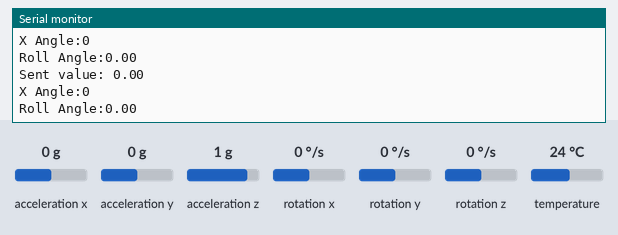
The sketch below on a simulated ESP8266 (NodeMCU). Shown: the last lines printed to the serial monitor. The test bench sets the inputs (shaded band); at power-on: acceleration y 0 g, acceleration z 1 g, acceleration x 0 g, rotation x 0 °/s, rotation y 0 °/s, rotation z 0 °/s, temperature 24 °C. WiFi joins after 1.5 s; servers stay silent unless stated.

Above: at 2.7 s.
2.8 s: acceleration y set to -1.4 g
At 3.18 s:
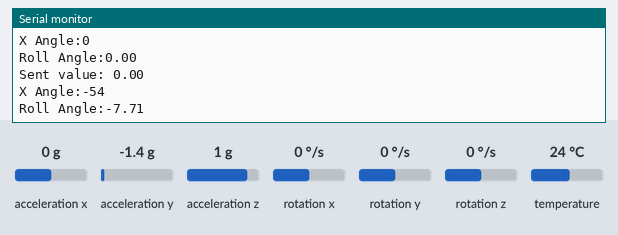
4.3 s: acceleration z set to -1.4 g
At 4.44 s:
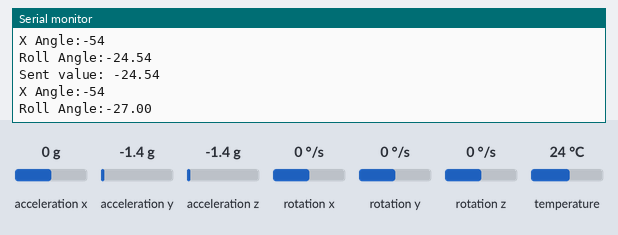
5.8 s: acceleration y set to -0.8 g
At 5.95 s:
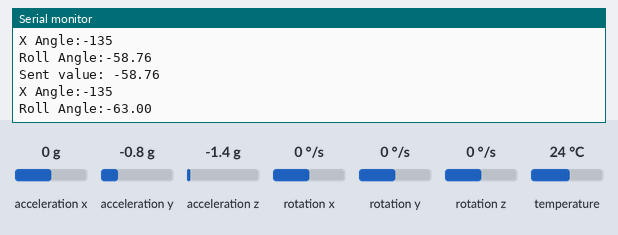
Timing chart, 0 to 8.8 s (numbered marks = the images above; inputs shaded):
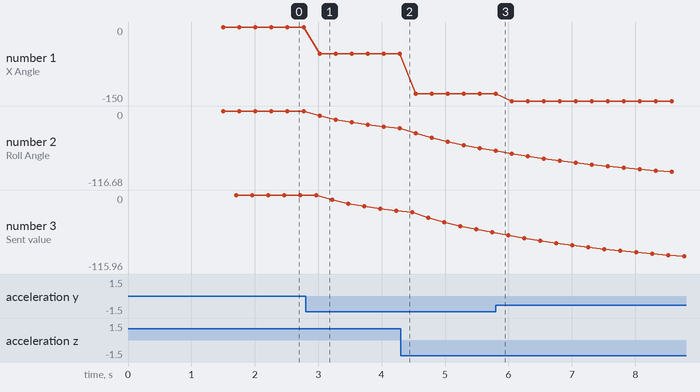

Measured:
- after the input at 2.8 s, the serial monitor: prints a new line after 0.22 s (image 1)
- plotted number 1: 0 → -54 after the input at 2.8 s, -54 → -135 after the input at 4.3 s
- plotted number 2: 0 → -27 after the input at 2.8 s, -27 → -63 after the input at 4.3 s
- plotted number 3: 0 → -24.54 after the input at 2.8 s, -24.54 → -58.76 after the input at 4.3 s

The sketch:

Transmitter.ino
```cpp
#include <Adafruit_MPU6050.h>
#include <Adafruit_Sensor.h>
#include <Kalman.h>
#include <ESP8266WiFi.h>

#define ssid  ""
#define pwsd  ""
const int httpPort = 80;
const char* host = "";  // Server IP address

// Create instances for Kalman filter
Kalman kalmanRoll;

// Create instances for Mpu6050 Sensor
Adafruit_MPU6050 mpu;

// WifiClient instance
WiFiClient client;

// Time step
unsigned long lastTime;
unsigned long currentTime = micros();
float dt;
double x;
double y;
double z;

void setup() {
    Serial.begin(115200);
    Serial.println();
    Serial.println();
    Serial.print("Connecting to ");
    Serial.println(ssid);

    WiFi.mode(WIFI_STA);
    WiFi.begin(ssid, pwsd);

    while (WiFi.status() != WL_CONNECTED) {
        delay(500);
        Serial.print(".");
    }

    Serial.println("");
    Serial.println("WiFi connected");
    Serial.println("IP address: ");
    Serial.println(WiFi.localIP());

    // Try to initialize!
  if (!mpu.begin()) {
    Serial.println("Failed to find MPU6050 chip");
    while (1) {
      mpu.begin();
    }
  }

  // Initialize the Kalman filter
  kalmanRoll.setAngle(0); // Starting angle

  // Initialize time
  lastTime = micros();

  //setupt motion detection
  mpu.setAccelerometerRange(MPU6050_RANGE_2_G);
  mpu.setGyroRange(MPU6050_RANGE_250_DEG);
  mpu.setFilterBandwidth(MPU6050_BAND_21_HZ);
}

void loop() {

  // Calculate the time step

  dt = (currentTime - lastTime) / 1000000.0;
  lastTime = currentTime;

  /* Get new sensor events with the readings */
  sensors_event_t a, g, temp;
  mpu.getEvent(&a, &g, &temp);

  float accelX = a.acceleration.x;
  float accelY = a.acceleration.y;
  float accelZ = a.acceleration.z;
  float gyroX = g.gyro.x;
  float gyroY = g.gyro.y;
  float gyroZ = g.gyro.z;

  // Converting Values of accelaration into angle
  int xAng = atan2(accelY, accelZ) * 180 / PI;
  int yAng = atan2(accelX, accelZ) * 180 / PI;
  int zAng = atan2(accelY, accelX) * 180 / PI;

  // Adjust Kalman filter parameters for faster response
  kalmanRoll.setQangle(0.3);  // Process noise covariance for the accelerometer
  kalmanRoll.setQbias(0.1);   // Process noise covariance for the gyroscope
  kalmanRoll.setRmeasure(0.8); // Measurement noise covariance

  // Sensor Fusion Using Kalman Filter of Gyro and Accelerometer data
  float roll = kalmanRoll.getAngle(xAng, gyroX, dt);

  /* Print out the values */
  Serial.print("X Angle:");
  Serial.println(xAng);
  Serial.print("Roll Angle:");
  Serial.println(roll);

  // Transmitting data to receiver

  if (!client.connect(host, httpPort)) {
    Serial.println("Connection failed");
    return;
  }

  client.print(String(roll) + "\n");
  Serial.println("Sent value: " + String(roll));

  client.stop();
  delay(50);
}
```
